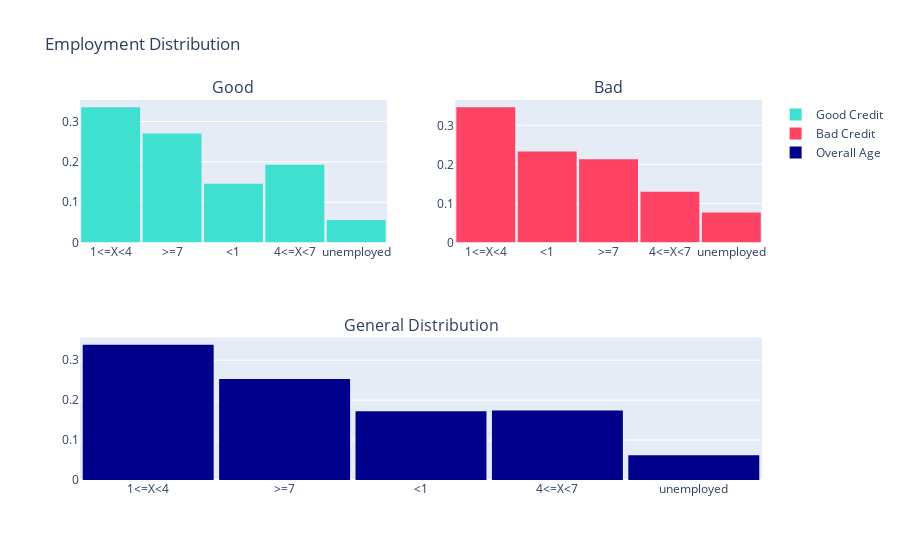

Notebook cell for this chart:
### Code cell
df_good = all_data.loc[all_data["class"] == 'good']['employment'].values.tolist()
df_bad = all_data.loc[all_data["class"] == 'bad']['employment'].values.tolist()
df_age = all_data['employment'].values.tolist()

# Plot Good Credit
trace0 = go.Histogram(
    x=df_good,
    histnorm='probability',
    marker_color='turquoise',
    name="Good Credit")

# Plot Bad Credit
trace1 = go.Histogram(
    x=df_bad,
    histnorm='probability',
    marker_color='#FF4365', # Radical Red
    name="Bad Credit",)

# Plot General Distribution
trace2 = go.Histogram(
    x=df_age,
    histnorm='probability',
    name="Overall Age",
    marker_color='darkblue'   
)

#Creating the grid
fig = tls.make_subplots(rows=2, cols=2, specs=[[{}, {}], [{'colspan': 2}, None]],
                          subplot_titles=('Good','Bad', 'General Distribution'))

#setting the figs
fig.append_trace(trace0, 1, 1)
fig.append_trace(trace1, 1, 2)
fig.append_trace(trace2, 2, 1)

fig['layout'].update(showlegend=True, title='Employment Distribution', bargap=0.04)
py.iplot(fig, filename='custom-sized-subplot-with-subplot-titles')

### Figure 1 — Plotly figure (JSON) as saved in the notebook; plotly's stock layout.template omitted (floating-point values rounded to 4 significant figures; data arrays with more than 128 entries replaced by an {"elided": "..."} marker saying what was removed)
{"data": [{"histnorm": "probability", "marker": {"color": "turquoise"}, "name": "Good Credit", "type": "histogram", "x": {"elided": "700 str values"}, "xaxis": "x", "yaxis": "y"}, {"histnorm": "probability", "marker": {"color": "#FF4365"}, "name": "Bad Credit", "type": "histogram", "x": {"elided": "300 str values"}, "xaxis": "x2", "yaxis": "y2"}, {"histnorm": "probability", "marker": {"color": "darkblue"}, "name": "Overall Age", "type": "histogram", "x": {"elided": "1000 str values"}, "xaxis": "x3", "yaxis": "y3"}], "layout": {"annotations": [{"font": {"size": 16}, "showarrow": false, "text": "Good", "x": 0.225, "xanchor": "center", "xref": "paper", "y": 1, "yanchor": "bottom", "yref": "paper"}, {"font": {"size": 16}, "showarrow": false, "text": "Bad", "x": 0.775, "xanchor": "center", "xref": "paper", "y": 1, "yanchor": "bottom", "yref": "paper"}, {"font": {"size": 16}, "showarrow": false, "text": "General Distribution", "x": 0.5, "xanchor": "center", "xref": "paper", "y": 0.375, "yanchor": "bottom", "yref": "paper"}], "bargap": 0.04, "showlegend": true, "title": {"text": "Employment Distribution"}, "xaxis": {"anchor": "y", "domain": [0, 0.45]}, "xaxis2": {"anchor": "y2", "domain": [0.55, 1]}, "xaxis3": {"anchor": "y3", "domain": [0, 1]}, "yaxis": {"anchor": "x", "domain": [0.625, 1]}, "yaxis2": {"anchor": "x2", "domain": [0.625, 1]}, "yaxis3": {"anchor": "x3", "domain": [0, 0.375]}}}
